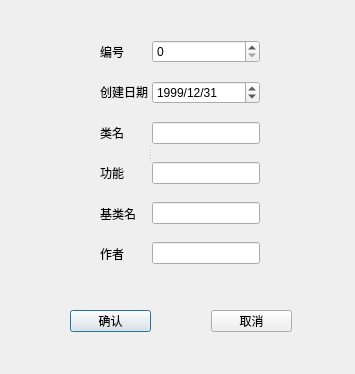
<?xml version="1.0" encoding="UTF-8"?>
<ui version="4.0">
 <class>newClassDialog</class>
 <widget class="QDialog" name="newClassDialog">
  <property name="geometry">
   <rect>
    <x>0</x>
    <y>0</y>
    <width>355</width>
    <height>374</height>
   </rect>
  </property>
  <property name="windowTitle">
   <string>Dialog</string>
  </property>
  <widget class="QSplitter" name="splitter">
   <property name="geometry">
    <rect>
     <x>100</x>
     <y>40</y>
     <width>160</width>
     <height>225</height>
    </rect>
   </property>
   <property name="orientation">
    <enum>Qt::Horizontal</enum>
   </property>
   <widget class="QWidget" name="layoutWidget">
    <layout class="QVBoxLayout" name="Inputs">
     <property name="spacing">
      <number>18</number>
     </property>
     <item>
      <widget class="QLabel" name="label_2">
       <property name="text">
        <string>编号</string>
       </property>
      </widget>
     </item>
     <item>
      <widget class="QLabel" name="label_6">
       <property name="text">
        <string>创建日期</string>
       </property>
      </widget>
     </item>
     <item>
      <widget class="QLabel" name="label_3">
       <property name="text">
        <string>类名</string>
       </property>
      </widget>
     </item>
     <item>
      <widget class="QLabel" name="label_5">
       <property name="text">
        <string>功能</string>
       </property>
      </widget>
     </item>
     <item>
      <widget class="QLabel" name="label_4">
       <property name="text">
        <string>基类名</string>
       </property>
      </widget>
     </item>
     <item>
      <widget class="QLabel" name="label_7">
       <property name="text">
        <string>作者</string>
       </property>
      </widget>
     </item>
    </layout>
   </widget>
   <widget class="QWidget" name="layoutWidget">
    <layout class="QVBoxLayout" name="Texts">
     <property name="spacing">
      <number>18</number>
     </property>
     <item>
      <widget class="QSpinBox" name="spinBox">
       <property name="maximum">
        <number>2147483647</number>
       </property>
       <property name="value">
        <number>0</number>
       </property>
      </widget>
     </item>
     <item>
      <widget class="QDateEdit" name="dateEdit">
       <property name="dateTime">
        <datetime>
         <hour>23</hour>
         <minute>59</minute>
         <second>59</second>
         <year>1999</year>
         <month>12</month>
         <day>31</day>
        </datetime>
       </property>
       <property name="displayFormat">
        <string>yyyy/M/d</string>
       </property>
      </widget>
     </item>
     <item>
      <widget class="QLineEdit" name="lineClass"/>
     </item>
     <item>
      <widget class="QLineEdit" name="lineFunc"/>
     </item>
     <item>
      <widget class="QLineEdit" name="lineBase"/>
     </item>
     <item>
      <widget class="QLineEdit" name="lineAuth"/>
     </item>
    </layout>
   </widget>
  </widget>
  <widget class="QWidget" name="layoutWidget">
   <property name="geometry">
    <rect>
     <x>70</x>
     <y>310</y>
     <width>222</width>
     <height>22</height>
    </rect>
   </property>
   <layout class="QHBoxLayout" name="OkAndCancel">
    <property name="spacing">
     <number>60</number>
    </property>
    <item>
     <widget class="QPushButton" name="pushButton">
      <property name="text">
       <string>确认</string>
      </property>
     </widget>
    </item>
    <item>
     <widget class="QPushButton" name="pushButton_2">
      <property name="text">
       <string>取消</string>
      </property>
     </widget>
    </item>
   </layout>
  </widget>
 </widget>
 <resources/>
 <connections/>
</ui>
